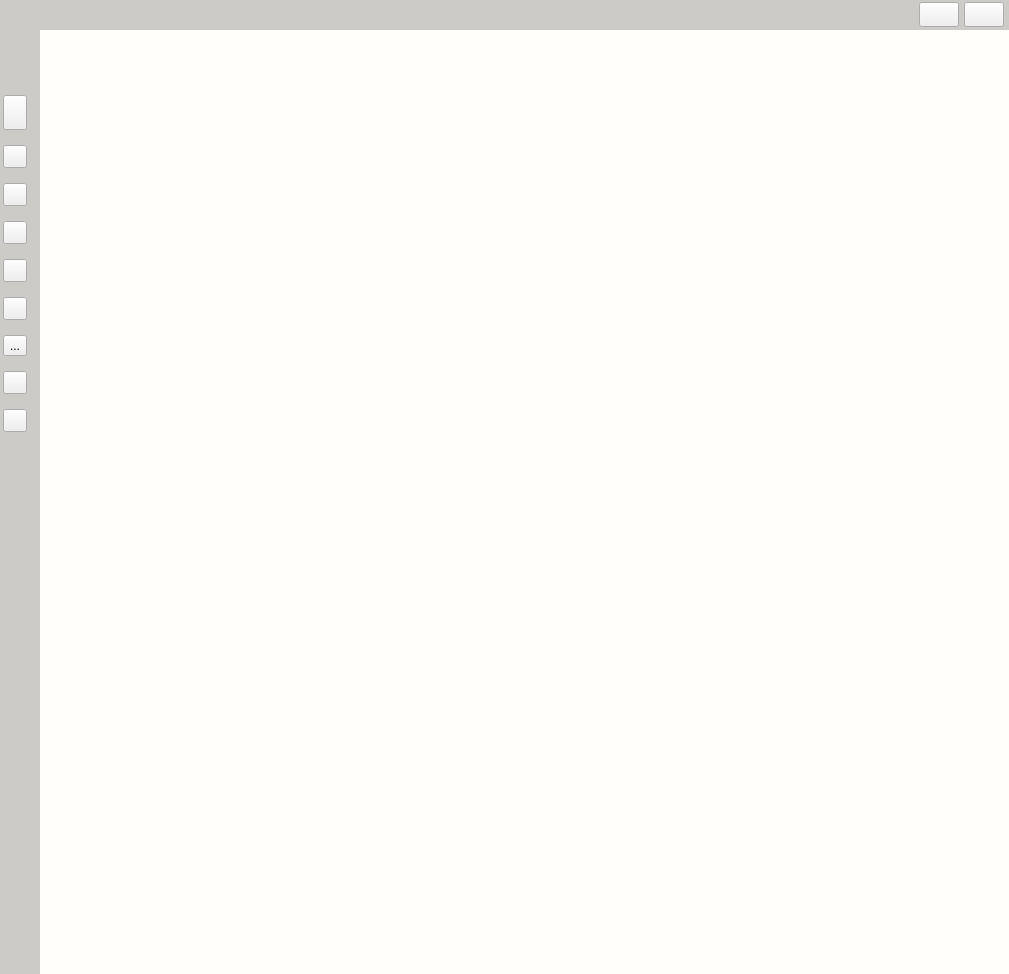
<?xml version="1.0" encoding="UTF-8"?>
<ui version="4.0">
 <class>Principal_sistema</class>
 <widget class="QWidget" name="Principal_sistema">
  <property name="geometry">
   <rect>
    <x>0</x>
    <y>0</y>
    <width>1009</width>
    <height>974</height>
   </rect>
  </property>
  <property name="windowTitle">
   <string>Form</string>
  </property>
  <property name="styleSheet">
   <string notr="true">#Principal_sistema{
background-color: rgb(255, 255, 255);
}
#label_logoempresa{
image: url(:/Icons/IconosSVG/logo_devrous.png);
min-width:80px;
margin-top: 2px;
}
#w_cuerpo_contenido{
background: #fffefb;
}
[objectName^=&quot;btc&quot;]{
background-color: rgb(255, 255, 255);
	border: none;
	border-radius: 9px;
	min-width:35px;
	min-height:25px;
}
[objectName^=&quot;btc&quot;]:hover{
	background-color: rgb(214, 214, 214);
}
#w_encabezado{
background-color:#cccbc8;
height:30px;
min-height: 30px;
max-height: 30px;
}
[objectName^=&quot;w_&quot;]{
background-color: rgb(255, 255, 255);
}
[objectName^=&quot;p_&quot;]{
background-color: rgb(255, 255, 255);
}
#w_cuerpo_menu{
min-width:40px;
max-width:70px;
background-color: rgb(204, 203, 200);
}
#label_fotousuario{
image: url(:/Icons/SVG/DrawKit(1).svg);
max-height:40px;
min-height:40px;
background-repeat: no-repeat;
background-position: center;
}
[objectName^=&quot;btn&quot;]{
background-color: transparent;
border: none;
max-height:35px;
min-height:35px;
qproperty-iconSize: 35px 35px;
}
[objectName^=&quot;p_&quot;]{
background-color: rgb(255, 255, 255);
}
#label_wp_fotousuario{
background-color:#71c4ef;
border:  1px solid #cccbc8;
}
#label_wp_fotousuario{
min-width: 100px;
max-width: 100px;
min-height: 100px;
max-height: 100px;
}
[objectName^=&quot;label_wp&quot;]{
font-family: Arial;
color: #1d1c1c;
font-size:12px;
}
#label_wp_nombreusuario{
font-size:20px;
font-weight:bold;
}
#label_wp_puestousuario{
font-size:16px;
}
#label_wp_telefonoempleado{
font-size:14px;
font-weight:bold;
color: #3b3c3d;
}
#w_datos_empleado{
background-color:#f5f4f1;
border-radius: 10px;
}
#btn_ver_datosempleado{
qproperty-iconSize: 20px 20px;
}</string>
  </property>
  <layout class="QGridLayout" name="gridLayout_18">
   <property name="leftMargin">
    <number>0</number>
   </property>
   <property name="topMargin">
    <number>0</number>
   </property>
   <property name="rightMargin">
    <number>0</number>
   </property>
   <property name="bottomMargin">
    <number>0</number>
   </property>
   <item row="0" column="0">
    <widget class="QWidget" name="w_contenedor" native="true">
     <layout class="QVBoxLayout" name="verticalLayout">
      <property name="spacing">
       <number>0</number>
      </property>
      <property name="leftMargin">
       <number>0</number>
      </property>
      <property name="topMargin">
       <number>0</number>
      </property>
      <property name="rightMargin">
       <number>0</number>
      </property>
      <property name="bottomMargin">
       <number>0</number>
      </property>
      <item>
       <widget class="QWidget" name="w_encabezado" native="true">
        <layout class="QGridLayout" name="gridLayout_2">
         <property name="leftMargin">
          <number>5</number>
         </property>
         <property name="topMargin">
          <number>0</number>
         </property>
         <property name="rightMargin">
          <number>5</number>
         </property>
         <property name="bottomMargin">
          <number>0</number>
         </property>
         <property name="horizontalSpacing">
          <number>5</number>
         </property>
         <property name="verticalSpacing">
          <number>0</number>
         </property>
         <item row="0" column="2">
          <widget class="QPushButton" name="btc_minimizar_2">
           <property name="minimumSize">
            <size>
             <width>35</width>
             <height>25</height>
            </size>
           </property>
           <property name="maximumSize">
            <size>
             <width>16777215</width>
             <height>16777215</height>
            </size>
           </property>
           <property name="cursor">
            <cursorShape>PointingHandCursor</cursorShape>
           </property>
           <property name="toolTip">
            <string>&lt;html&gt;&lt;head/&gt;&lt;body&gt;&lt;p&gt;&lt;span style=&quot; font-size:10pt; font-weight:600;&quot;&gt;Minimizar&lt;/span&gt;&lt;/p&gt;&lt;/body&gt;&lt;/html&gt;</string>
           </property>
           <property name="styleSheet">
            <string notr="true"/>
           </property>
           <property name="text">
            <string/>
           </property>
           <property name="icon">
            <iconset resource="../../Source/ibootstrap.qrc">
             <normaloff>:/Icons/Bootstrap/arrows-angle-contract.svg</normaloff>:/Icons/Bootstrap/arrows-angle-contract.svg</iconset>
           </property>
           <property name="iconSize">
            <size>
             <width>20</width>
             <height>15</height>
            </size>
           </property>
          </widget>
         </item>
         <item row="0" column="3">
          <widget class="QPushButton" name="btc_cerrar_2">
           <property name="minimumSize">
            <size>
             <width>35</width>
             <height>25</height>
            </size>
           </property>
           <property name="maximumSize">
            <size>
             <width>16777215</width>
             <height>16777215</height>
            </size>
           </property>
           <property name="cursor">
            <cursorShape>PointingHandCursor</cursorShape>
           </property>
           <property name="toolTip">
            <string>&lt;html&gt;&lt;head/&gt;&lt;body&gt;&lt;p&gt;&lt;span style=&quot; font-size:10pt; font-weight:600;&quot;&gt;Cerrar&lt;/span&gt;&lt;/p&gt;&lt;/body&gt;&lt;/html&gt;</string>
           </property>
           <property name="text">
            <string/>
           </property>
           <property name="icon">
            <iconset resource="../../Source/ibootstrap.qrc">
             <normaloff>:/Icons/Bootstrap/x-lg.svg</normaloff>:/Icons/Bootstrap/x-lg.svg</iconset>
           </property>
           <property name="iconSize">
            <size>
             <width>20</width>
             <height>15</height>
            </size>
           </property>
          </widget>
         </item>
         <item row="0" column="1">
          <spacer name="horizontalSpacer_2">
           <property name="orientation">
            <enum>Qt::Horizontal</enum>
           </property>
           <property name="sizeHint" stdset="0">
            <size>
             <width>40</width>
             <height>20</height>
            </size>
           </property>
          </spacer>
         </item>
         <item row="0" column="0">
          <widget class="QLabel" name="label_logoempresa">
           <property name="text">
            <string/>
           </property>
           <property name="alignment">
            <set>Qt::AlignCenter</set>
           </property>
          </widget>
         </item>
        </layout>
       </widget>
      </item>
      <item>
       <widget class="QWidget" name="w_cuerpo" native="true">
        <layout class="QGridLayout" name="gridLayout_3">
         <property name="leftMargin">
          <number>0</number>
         </property>
         <property name="topMargin">
          <number>0</number>
         </property>
         <property name="rightMargin">
          <number>0</number>
         </property>
         <property name="bottomMargin">
          <number>0</number>
         </property>
         <property name="spacing">
          <number>0</number>
         </property>
         <item row="0" column="0" alignment="Qt::AlignHCenter">
          <widget class="QWidget" name="w_cuerpo_menu" native="true">
           <layout class="QVBoxLayout" name="verticalLayout_2">
            <property name="spacing">
             <number>15</number>
            </property>
            <property name="leftMargin">
             <number>3</number>
            </property>
            <property name="topMargin">
             <number>10</number>
            </property>
            <property name="rightMargin">
             <number>3</number>
            </property>
            <property name="bottomMargin">
             <number>3</number>
            </property>
            <item>
             <widget class="QLabel" name="label_fotousuario">
              <property name="cursor">
               <cursorShape>PointingHandCursor</cursorShape>
              </property>
              <property name="toolTip">
               <string>&lt;html&gt;&lt;head/&gt;&lt;body&gt;&lt;p&gt;&lt;span style=&quot; font-size:10pt; font-weight:600;&quot;&gt;Perfil&lt;/span&gt;&lt;/p&gt;&lt;/body&gt;&lt;/html&gt;</string>
              </property>
              <property name="text">
               <string/>
              </property>
              <property name="scaledContents">
               <bool>false</bool>
              </property>
              <property name="alignment">
               <set>Qt::AlignCenter</set>
              </property>
             </widget>
            </item>
            <item>
             <widget class="QToolButton" name="btn_proceso_venta">
              <property name="minimumSize">
               <size>
                <width>0</width>
                <height>35</height>
               </size>
              </property>
              <property name="maximumSize">
               <size>
                <width>16777215</width>
                <height>35</height>
               </size>
              </property>
              <property name="cursor">
               <cursorShape>PointingHandCursor</cursorShape>
              </property>
              <property name="toolTip">
               <string>&lt;html&gt;&lt;head/&gt;&lt;body&gt;&lt;p&gt;&lt;span style=&quot; font-size:10pt; font-weight:600;&quot;&gt;Venta&lt;/span&gt;&lt;/p&gt;&lt;/body&gt;&lt;/html&gt;</string>
              </property>
              <property name="text">
               <string/>
              </property>
              <property name="icon">
               <iconset resource="../../Source/iconsdvg.qrc">
                <normaloff>:/Icons/IconosSVG/ventas.png</normaloff>:/Icons/IconosSVG/ventas.png</iconset>
              </property>
             </widget>
            </item>
            <item>
             <widget class="QToolButton" name="btn_ventas">
              <property name="maximumSize">
               <size>
                <width>16777215</width>
                <height>35</height>
               </size>
              </property>
              <property name="cursor">
               <cursorShape>PointingHandCursor</cursorShape>
              </property>
              <property name="toolTip">
               <string>&lt;html&gt;&lt;head/&gt;&lt;body&gt;&lt;p&gt;&lt;span style=&quot; font-size:10pt; font-weight:600;&quot;&gt;Ventas&lt;/span&gt;&lt;/p&gt;&lt;/body&gt;&lt;/html&gt;</string>
              </property>
              <property name="text">
               <string/>
              </property>
              <property name="icon">
               <iconset resource="../../Source/iconsdvg.qrc">
                <normaloff>:/Icons/IconosSVG/operacion_ventas.png</normaloff>:/Icons/IconosSVG/operacion_ventas.png</iconset>
              </property>
             </widget>
            </item>
            <item>
             <widget class="QToolButton" name="btn_compras">
              <property name="maximumSize">
               <size>
                <width>16777215</width>
                <height>35</height>
               </size>
              </property>
              <property name="cursor">
               <cursorShape>PointingHandCursor</cursorShape>
              </property>
              <property name="toolTip">
               <string>&lt;html&gt;&lt;head/&gt;&lt;body&gt;&lt;p&gt;&lt;span style=&quot; font-size:10pt; font-weight:600;&quot;&gt;Compras&lt;/span&gt;&lt;/p&gt;&lt;/body&gt;&lt;/html&gt;</string>
              </property>
              <property name="text">
               <string/>
              </property>
              <property name="icon">
               <iconset resource="../../Source/iconsdvg.qrc">
                <normaloff>:/Icons/IconosSVG/compras.png</normaloff>:/Icons/IconosSVG/compras.png</iconset>
              </property>
             </widget>
            </item>
            <item>
             <widget class="QToolButton" name="btn_empleados">
              <property name="maximumSize">
               <size>
                <width>16777215</width>
                <height>35</height>
               </size>
              </property>
              <property name="cursor">
               <cursorShape>PointingHandCursor</cursorShape>
              </property>
              <property name="toolTip">
               <string>&lt;html&gt;&lt;head/&gt;&lt;body&gt;&lt;p&gt;&lt;span style=&quot; font-size:10pt; font-weight:600;&quot;&gt;Empleados&lt;/span&gt;&lt;/p&gt;&lt;/body&gt;&lt;/html&gt;</string>
              </property>
              <property name="text">
               <string/>
              </property>
              <property name="icon">
               <iconset resource="../../Source/iconsdvg.qrc">
                <normaloff>:/Icons/IconosSVG/empleados.png</normaloff>:/Icons/IconosSVG/empleados.png</iconset>
              </property>
             </widget>
            </item>
            <item>
             <widget class="QToolButton" name="btn_proveedores">
              <property name="maximumSize">
               <size>
                <width>16777215</width>
                <height>35</height>
               </size>
              </property>
              <property name="cursor">
               <cursorShape>PointingHandCursor</cursorShape>
              </property>
              <property name="toolTip">
               <string>&lt;html&gt;&lt;head/&gt;&lt;body&gt;&lt;p&gt;&lt;span style=&quot; font-size:10pt; font-weight:600;&quot;&gt;Proveedores&lt;/span&gt;&lt;/p&gt;&lt;/body&gt;&lt;/html&gt;</string>
              </property>
              <property name="text">
               <string/>
              </property>
              <property name="icon">
               <iconset resource="../../Source/iconsdvg.qrc">
                <normaloff>:/Icons/IconosSVG/vendedores.png</normaloff>:/Icons/IconosSVG/vendedores.png</iconset>
              </property>
             </widget>
            </item>
            <item>
             <widget class="QToolButton" name="btn_clientes">
              <property name="cursor">
               <cursorShape>PointingHandCursor</cursorShape>
              </property>
              <property name="toolTip">
               <string>&lt;html&gt;&lt;head/&gt;&lt;body&gt;&lt;p&gt;&lt;span style=&quot; font-size:10pt; font-weight:600;&quot;&gt;Clientes&lt;/span&gt;&lt;/p&gt;&lt;/body&gt;&lt;/html&gt;</string>
              </property>
              <property name="text">
               <string/>
              </property>
              <property name="icon">
               <iconset resource="../../Source/iconsdvg.qrc">
                <normaloff>:/Icons/IconosSVG/clientes.png</normaloff>:/Icons/IconosSVG/clientes.png</iconset>
              </property>
             </widget>
            </item>
            <item>
             <widget class="QToolButton" name="btn_productos">
              <property name="cursor">
               <cursorShape>PointingHandCursor</cursorShape>
              </property>
              <property name="toolTip">
               <string>&lt;html&gt;&lt;head/&gt;&lt;body&gt;&lt;p&gt;&lt;span style=&quot; font-size:10pt; font-weight:600;&quot;&gt;Productos&lt;/span&gt;&lt;/p&gt;&lt;/body&gt;&lt;/html&gt;</string>
              </property>
              <property name="text">
               <string>...</string>
              </property>
              <property name="icon">
               <iconset resource="../../Source/iconsdvg.qrc">
                <normaloff>:/Icons/IconosSVG/productos.png</normaloff>:/Icons/IconosSVG/productos.png</iconset>
              </property>
              <property name="iconSize">
               <size>
                <width>35</width>
                <height>35</height>
               </size>
              </property>
             </widget>
            </item>
            <item>
             <widget class="QToolButton" name="btn_btn_sucursales">
              <property name="cursor">
               <cursorShape>PointingHandCursor</cursorShape>
              </property>
              <property name="toolTip">
               <string>&lt;html&gt;&lt;head/&gt;&lt;body&gt;&lt;p&gt;&lt;span style=&quot; font-size:10pt; font-weight:600;&quot;&gt;Administrador de Sucursales&lt;/span&gt;&lt;/p&gt;&lt;/body&gt;&lt;/html&gt;</string>
              </property>
              <property name="text">
               <string/>
              </property>
              <property name="icon">
               <iconset resource="../../Source/iconsdvg.qrc">
                <normaloff>:/Icons/IconosSVG/sucursales.png</normaloff>:/Icons/IconosSVG/sucursales.png</iconset>
              </property>
             </widget>
            </item>
            <item>
             <widget class="QToolButton" name="btn_mas_opciones">
              <property name="cursor">
               <cursorShape>PointingHandCursor</cursorShape>
              </property>
              <property name="toolTip">
               <string>Más Opciones</string>
              </property>
              <property name="text">
               <string/>
              </property>
              <property name="icon">
               <iconset resource="../../Source/ibootstrap.qrc">
                <normaloff>:/Icons/Bootstrap/plus-circle.svg</normaloff>:/Icons/Bootstrap/plus-circle.svg</iconset>
              </property>
              <property name="toolButtonStyle">
               <enum>Qt::ToolButtonIconOnly</enum>
              </property>
             </widget>
            </item>
            <item>
             <spacer name="verticalSpacer">
              <property name="orientation">
               <enum>Qt::Vertical</enum>
              </property>
              <property name="sizeHint" stdset="0">
               <size>
                <width>20</width>
                <height>45</height>
               </size>
              </property>
             </spacer>
            </item>
           </layout>
          </widget>
         </item>
         <item row="0" column="1">
          <widget class="QStackedWidget" name="w_cuerpo_contenido">
           <property name="styleSheet">
            <string notr="true"/>
           </property>
           <property name="currentIndex">
            <number>0</number>
           </property>
           <widget class="QWidget" name="p_inicial">
            <layout class="QGridLayout" name="gridLayout">
             <item row="0" column="0">
              <widget class="QWidget" name="widget_3" native="true">
               <layout class="QGridLayout" name="gridLayout_19">
                <item row="0" column="0">
                 <widget class="QLabel" name="label">
                  <property name="styleSheet">
                   <string notr="true">image: url(:/Icons/IconosSVG/logo_devrous.png);</string>
                  </property>
                  <property name="text">
                   <string/>
                  </property>
                 </widget>
                </item>
               </layout>
              </widget>
             </item>
            </layout>
           </widget>
          </widget>
         </item>
        </layout>
       </widget>
      </item>
     </layout>
    </widget>
   </item>
  </layout>
 </widget>
 <resources>
  <include location="../../Source/iconsdvg.qrc"/>
  <include location="../../Source/ibootstrap.qrc"/>
  <include location="../../Source/iconos.qrc"/>
  <include location="../../Source/img.qrc"/>
 </resources>
 <connections/>
</ui>
